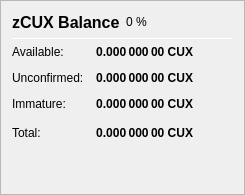
                   <widget class="QFrame" name="frame_ZerocoinBalances">
                    <property name="frameShape">
                     <enum>QFrame::StyledPanel</enum>
                    </property>
                    <property name="frameShadow">
                     <enum>QFrame::Raised</enum>
                    </property>
                    <layout class="QVBoxLayout" name="verticalLayout_7">
                     <item>
                      <layout class="QHBoxLayout" name="horizontalLayout_8" stretch="0,0,0">
                       <item>
                        <widget class="QLabel" name="label_5z_3">
                         <property name="minimumSize">
                          <size>
                           <width>0</width>
                           <height>20</height>
                          </size>
                         </property>
                         <property name="font">
                          <font>
                           <pointsize>12</pointsize>
                           <weight>75</weight>
                           <bold>true</bold>
                          </font>
                         </property>
                         <property name="text">
                          <string>zCUX Balance</string>
                         </property>
                        </widget>
                       </item>
                       <item>
                        <widget class="QLabel" name="labelzCUXPercent">
                         <property name="text">
                          <string notr="true">0 %</string>
                         </property>
                        </widget>
                       </item>
                       <item>
                        <spacer name="horizontalSpacer_11">
                         <property name="orientation">
                          <enum>Qt::Horizontal</enum>
                         </property>
                         <property name="sizeHint" stdset="0">
                          <size>
                           <width>40</width>
                           <height>20</height>
                          </size>
                         </property>
                        </spacer>
                       </item>
                      </layout>
                     </item>
                     <item>
                      <widget class="Line" name="line_ZerocoinBalance">
                       <property name="minimumSize">
                        <size>
                         <width>0</width>
                         <height>1</height>
                        </size>
                       </property>
                       <property name="maximumSize">
                        <size>
                         <width>16777215</width>
                         <height>1</height>
                        </size>
                       </property>
                       <property name="orientation">
                        <enum>Qt::Horizontal</enum>
                       </property>
                      </widget>
                     </item>
                     <item>
                      <layout class="QGridLayout" name="gridLayout_5">
                       <property name="spacing">
                        <number>12</number>
                       </property>
                       <item row="1" column="0">
                        <widget class="QLabel" name="labelzBalanceMatureText">
                         <property name="toolTip">
                          <string>Mature: more than 20 confirmation and more than 1 mint of the same denomination after it was minted.
These zCUX are spendable.</string>
                         </property>
                         <property name="text">
                          <string>Available:</string>
                         </property>
                        </widget>
                       </item>
                       <item row="1" column="1">
                        <widget class="QLabel" name="labelzBalanceMature">
                         <property name="font">
                          <font>
                           <weight>75</weight>
                           <bold>true</bold>
                          </font>
                         </property>
                         <property name="toolTip">
                          <string>Mature: more than 20 confirmation and more than 1 mint of the same denomination after it was minted.
These zCUX are spendable.</string>
                         </property>
                         <property name="text">
                          <string notr="true">0.000 000 00 CUX</string>
                         </property>
                         <property name="alignment">
                          <set>Qt::AlignRight|Qt::AlignTrailing|Qt::AlignVCenter</set>
                         </property>
                        </widget>
                       </item>
                       <item row="2" column="0">
                        <widget class="QLabel" name="labelzBalanceUnconfirmedText">
                         <property name="toolTip">
                          <string>Unconfirmed: less than 20 confirmations
Immature: confirmed, but less than 1 mint of the same denomination after it was minted</string>
                         </property>
                         <property name="text">
                          <string>Unconfirmed:</string>
                         </property>
                        </widget>
                       </item>
                       <item row="2" column="1">
                        <widget class="QLabel" name="labelzBalanceUnconfirmed">
                         <property name="font">
                          <font>
                           <weight>75</weight>
                           <bold>true</bold>
                          </font>
                         </property>
                         <property name="toolTip">
                          <string>Unconfirmed: less than 20 confirmations
Immature: confirmed, but less than 1 mint of the same denomination after it was minted</string>
                         </property>
                         <property name="text">
                          <string notr="true">0.000 000 00 CUX</string>
                         </property>
                         <property name="alignment">
                          <set>Qt::AlignRight|Qt::AlignTrailing|Qt::AlignVCenter</set>
                         </property>
                        </widget>
                       </item>
                       <item row="3" column="0">
                        <widget class="QLabel" name="labelzBalanceImmatureText">
                         <property name="toolTip">
                          <string>Unconfirmed: less than 20 confirmations
Immature: confirmed, but less than 1 mint of the same denomination after it was minted</string>
                         </property>
                         <property name="text">
                          <string>Immature:</string>
                         </property>
                        </widget>
                       </item>
                       <item row="3" column="1">
                        <widget class="QLabel" name="labelzBalanceImmature">
                         <property name="font">
                          <font>
                           <weight>75</weight>
                           <bold>true</bold>
                          </font>
                         </property>
                         <property name="toolTip">
                          <string>Unconfirmed: less than 20 confirmations
Immature: confirmed, but less than 1 mint of the same denomination after it was minted</string>
                         </property>
                         <property name="text">
                          <string notr="true">0.000 000 00 CUX</string>
                         </property>
                         <property name="alignment">
                          <set>Qt::AlignRight|Qt::AlignTrailing|Qt::AlignVCenter</set>
                         </property>
                        </widget>
                       </item>
                       <item row="4" column="0">
                        <widget class="QLabel" name="labelzBalanceText">
                         <property name="toolTip">
                          <string>Your current zCUX balance, unconfirmed and immature zCUX included.</string>
                         </property>
                         <property name="text">
                          <string>Total:</string>
                         </property>
                        </widget>
                       </item>
                       <item row="4" column="1">
                        <widget class="QLabel" name="labelzBalance">
                         <property name="font">
                          <font>
                           <weight>75</weight>
                           <bold>true</bold>
                          </font>
                         </property>
                         <property name="cursor">
                          <cursorShape>IBeamCursor</cursorShape>
                         </property>
                         <property name="toolTip">
                          <string>Your current zCUX balance, unconfirmed and immature zCUX included.</string>
                         </property>
                         <property name="text">
                          <string notr="true">0.000 000 00 CUX</string>
                         </property>
                         <property name="alignment">
                          <set>Qt::AlignRight|Qt::AlignTrailing|Qt::AlignVCenter</set>
                         </property>
                         <property name="textInteractionFlags">
                          <set>Qt::LinksAccessibleByMouse|Qt::TextSelectableByKeyboard|Qt::TextSelectableByMouse</set>
                         </property>
                        </widget>
                       </item>
                       <item row="4" column="2">
                        <spacer name="horizontalSpacer_4">
                         <property name="orientation">
                          <enum>Qt::Horizontal</enum>
                         </property>
                         <property name="sizeHint" stdset="0">
                          <size>
                           <width>40</width>
                           <height>20</height>
                          </size>
                         </property>
                        </spacer>
                       </item>
                      </layout>
                     </item>
                     <item>
                      <spacer name="verticalSpacer_4">
                       <property name="orientation">
                        <enum>Qt::Vertical</enum>
                       </property>
                       <property name="sizeHint" stdset="0">
                        <size>
                         <width>20</width>
                         <height>40</height>
                        </size>
                       </property>
                      </spacer>
                     </item>
                    </layout>
                   </widget>
